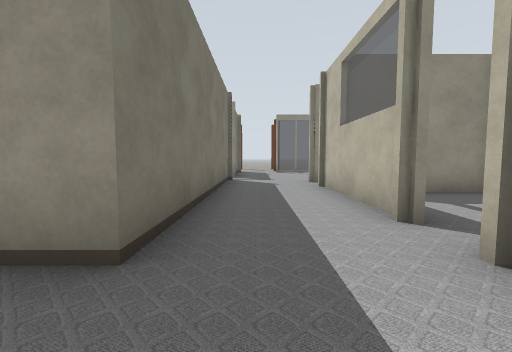
View 1 (above)

15 first-person views from a walk through a Gazebo world. The camera is 0.72 m above the floor, tilts 4° down and sees 90° across. Floor lines are 1 m apart. The floor is counted in squares, 1 m on a side. Each view is taken from the middle of a square. On the plan, view 1 faces up. The plan holds only what a view shows up to about 9 squares ahead; the rest is blank. The place goes on beyond the plan. The robots in the file are not drawn. Gazebo's built-in surfaces are drawn with simple patterns. Some stock models are drawn as simple stand-ins.

View 2
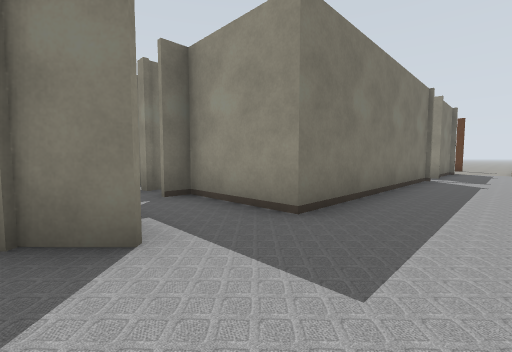

View 3
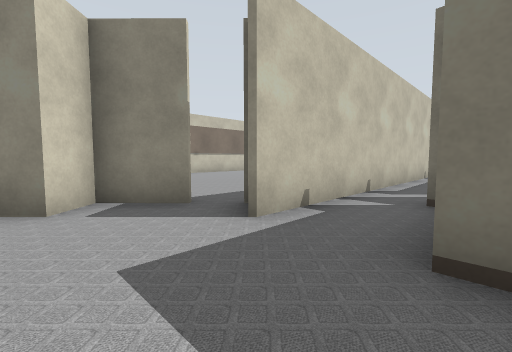

View 4
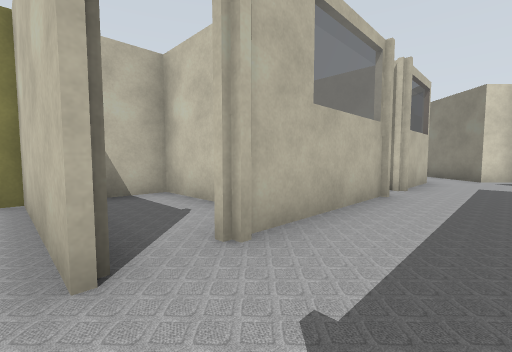

View 5
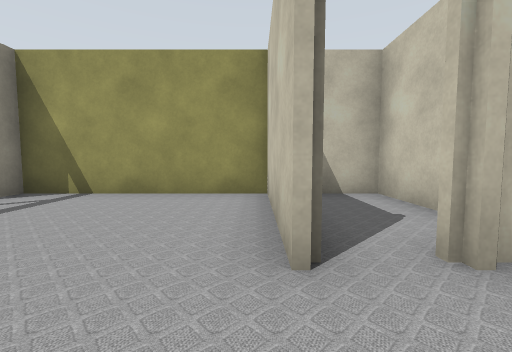

View 6
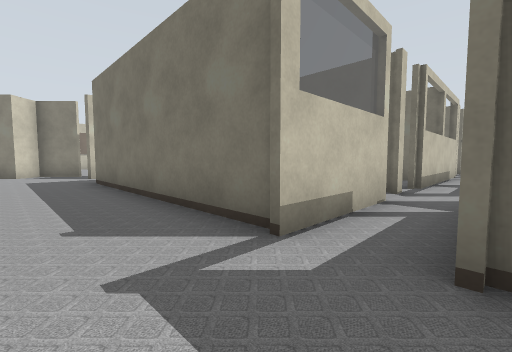

View 7
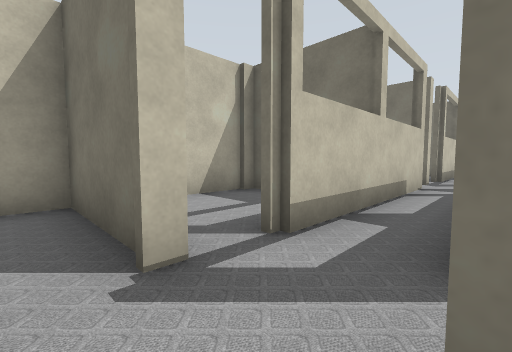

View 8
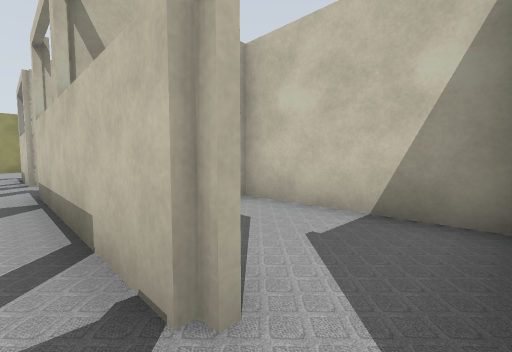

View 9
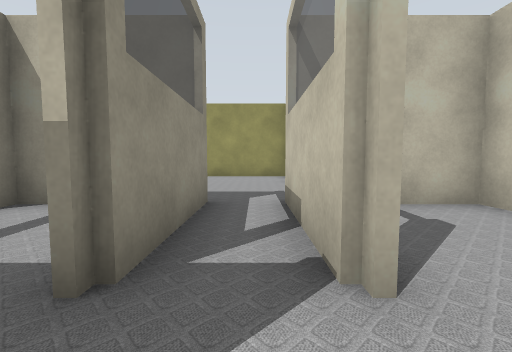

View 10
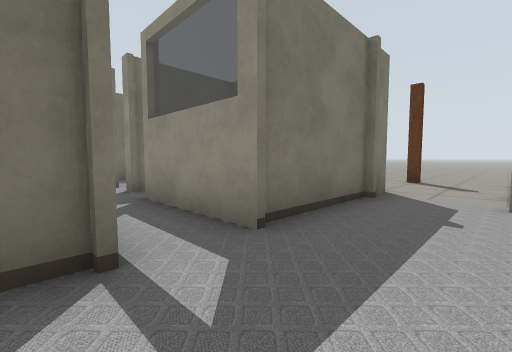

View 11
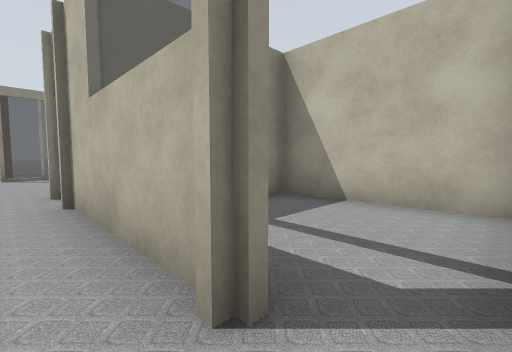

View 12
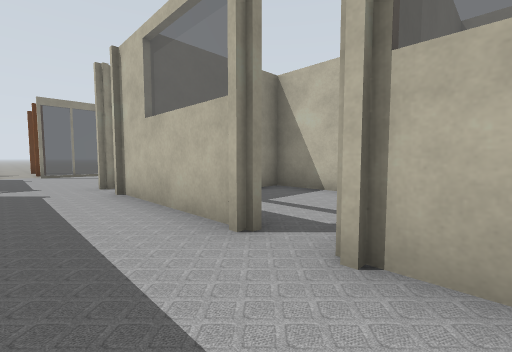

View 13
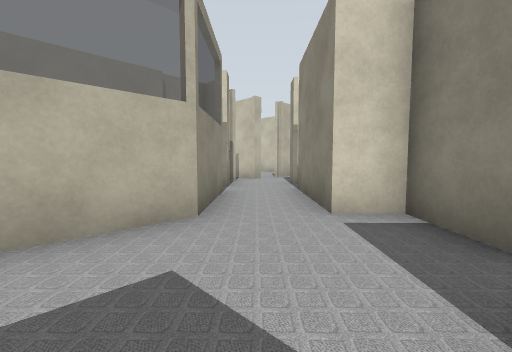

View 14
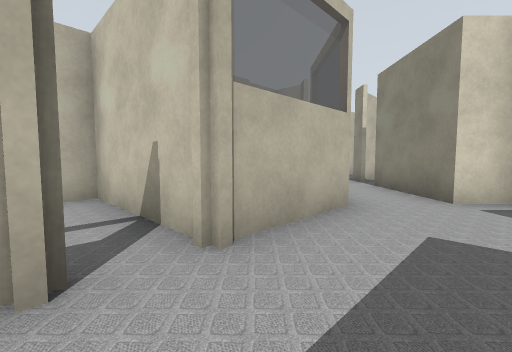

View 15
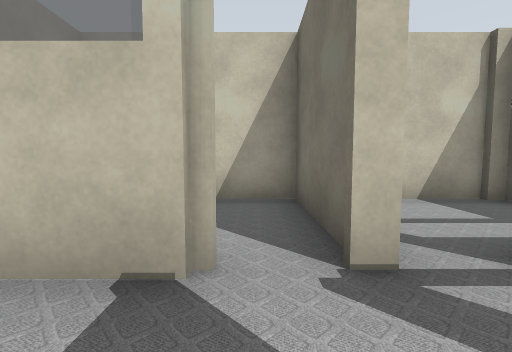

### Floor plan
Key: @ floor where view 1 was taken; # wall or solid block; x gap in a wall; . floor; = window, fence, low wall or low ledge.
Columns run from 15 left of view 1 to 5 right of it. Each row starts with its distance up from view 1.
 11           #...#.....#
 10        # x#.#=#.....#
  9  ...................#
  8 ####x####x#.###..####
  7    #...#..#...#.....#
  6    ########...#..#..#
  5          ######..####
  4               #..=..#
  3               #..x..#
  2            ####..####
  1            #.....=
  0            ###.@.=
 -1              #...==
 -2              #####=
 -3                 ####

Where each view was taken, in squares from view 1:
view 1: 0 up, 0 right, facing up
view 2: 1 down, 1 right, facing up-left
view 3: 2 up, 1 right, facing down-left
view 4: 8 up, 0 right, facing down-right
view 5: 8 up, 0 right, facing right
view 6: 10 up, 1 right, facing down-left
view 7: 10 up, 4 left, facing down-left
view 8: 9 up, 12 left, facing down-right
view 9: 9 up, 5 left, facing right
view 10: 8 up, 1 right, facing up-left
view 11: 2 up, 1 right, facing up-right
view 12: 1 up, 0 right, facing up-right
view 13: 1 up, 1 left, facing down-right
view 14: 3 up, 0 right, facing down-right
view 15: 10 up, 4 left, facing down
